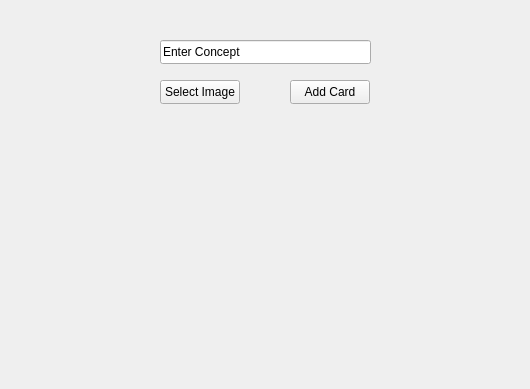
<?xml version="1.0" encoding="UTF-8"?>
<ui version="4.0">
 <class>ProfessorDashboard</class>
 <widget class="QWidget" name="ProfessorDashboard">
  <property name="geometry">
   <rect>
    <x>0</x>
    <y>0</y>
    <width>530</width>
    <height>389</height>
   </rect>
  </property>
  <property name="windowTitle">
   <string>Form</string>
  </property>
  <widget class="QPushButton" name="selectImageButton">
   <property name="geometry">
    <rect>
     <x>160</x>
     <y>80</y>
     <width>80</width>
     <height>24</height>
    </rect>
   </property>
   <property name="text">
    <string>Select Image</string>
   </property>
  </widget>
  <widget class="QPushButton" name="addCardButton">
   <property name="geometry">
    <rect>
     <x>290</x>
     <y>80</y>
     <width>80</width>
     <height>24</height>
    </rect>
   </property>
   <property name="text">
    <string>Add Card</string>
   </property>
  </widget>
  <widget class="QLabel" name="imagePreviewLabel">
   <property name="geometry">
    <rect>
     <x>150</x>
     <y>120</y>
     <width>231</width>
     <height>171</height>
    </rect>
   </property>
   <property name="sizePolicy">
    <sizepolicy hsizetype="Expanding" vsizetype="Expanding">
     <horstretch>0</horstretch>
     <verstretch>0</verstretch>
    </sizepolicy>
   </property>
   <property name="text">
    <string/>
   </property>
  </widget>
  <widget class="QLineEdit" name="conceptLineEdit">
   <property name="geometry">
    <rect>
     <x>160</x>
     <y>40</y>
     <width>211</width>
     <height>24</height>
    </rect>
   </property>
   <property name="text">
    <string>Enter Concept</string>
   </property>
  </widget>
 </widget>
 <resources/>
 <connections/>
</ui>
